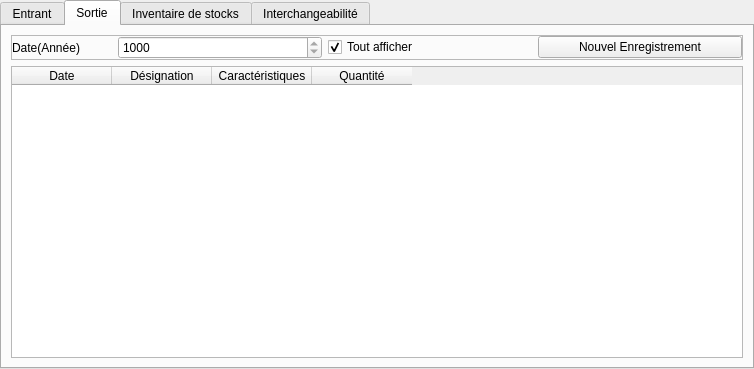
<?xml version="1.0" encoding="UTF-8"?>
<ui version="4.0">
 <class>StockController</class>
 <widget class="QWidget" name="StockController">
  <property name="geometry">
   <rect>
    <x>0</x>
    <y>0</y>
    <width>754</width>
    <height>369</height>
   </rect>
  </property>
  <property name="windowTitle">
   <string>Form</string>
  </property>
  <layout class="QHBoxLayout" name="horizontalLayout_5">
   <property name="spacing">
    <number>0</number>
   </property>
   <property name="leftMargin">
    <number>0</number>
   </property>
   <property name="topMargin">
    <number>0</number>
   </property>
   <property name="rightMargin">
    <number>0</number>
   </property>
   <property name="bottomMargin">
    <number>0</number>
   </property>
   <item>
    <widget class="QTabWidget" name="tabWidget">
     <property name="currentIndex">
      <number>1</number>
     </property>
     <widget class="QWidget" name="inTab">
      <attribute name="title">
       <string>Entrant</string>
      </attribute>
      <layout class="QVBoxLayout" name="verticalLayout_2">
       <item>
        <layout class="QHBoxLayout" name="horizontalLayout_2">
         <item>
          <widget class="QFrame" name="frame">
           <property name="frameShape">
            <enum>QFrame::StyledPanel</enum>
           </property>
           <property name="frameShadow">
            <enum>QFrame::Raised</enum>
           </property>
           <layout class="QHBoxLayout" name="horizontalLayout">
            <property name="spacing">
             <number>5</number>
            </property>
            <property name="leftMargin">
             <number>0</number>
            </property>
            <property name="topMargin">
             <number>0</number>
            </property>
            <property name="rightMargin">
             <number>0</number>
            </property>
            <property name="bottomMargin">
             <number>0</number>
            </property>
            <item>
             <widget class="QLabel" name="label">
              <property name="maximumSize">
               <size>
                <width>100</width>
                <height>16777215</height>
               </size>
              </property>
              <property name="text">
               <string>Date(Année)</string>
              </property>
             </widget>
            </item>
            <item>
             <widget class="QSpinBox" name="date_in_edit">
              <property name="readOnly">
               <bool>true</bool>
              </property>
              <property name="minimum">
               <number>1000</number>
              </property>
              <property name="maximum">
               <number>4000</number>
              </property>
             </widget>
            </item>
            <item>
             <widget class="QCheckBox" name="showInCheck">
              <property name="text">
               <string>Tout afficher</string>
              </property>
              <property name="checked">
               <bool>true</bool>
              </property>
             </widget>
            </item>
           </layout>
          </widget>
         </item>
         <item>
          <widget class="QPushButton" name="newBtn">
           <property name="text">
            <string>Nouvel enregistrement</string>
           </property>
          </widget>
         </item>
        </layout>
       </item>
       <item>
        <widget class="QTableWidget" name="inTable">
         <property name="wordWrap">
          <bool>false</bool>
         </property>
         <column>
          <property name="text">
           <string>Date</string>
          </property>
         </column>
         <column>
          <property name="text">
           <string>Désignation</string>
          </property>
         </column>
         <column>
          <property name="text">
           <string>Caractéristiques</string>
          </property>
         </column>
         <column>
          <property name="text">
           <string>Quantité</string>
          </property>
         </column>
         <column>
          <property name="text">
           <string>Prix unitaire</string>
          </property>
         </column>
         <column>
          <property name="text">
           <string>Montant total</string>
          </property>
         </column>
        </widget>
       </item>
      </layout>
     </widget>
     <widget class="QWidget" name="outTab">
      <attribute name="title">
       <string>Sortie</string>
      </attribute>
      <layout class="QVBoxLayout" name="verticalLayout">
       <item>
        <widget class="QFrame" name="frame_2">
         <property name="frameShape">
          <enum>QFrame::StyledPanel</enum>
         </property>
         <property name="frameShadow">
          <enum>QFrame::Raised</enum>
         </property>
         <layout class="QHBoxLayout" name="horizontalLayout_6">
          <property name="leftMargin">
           <number>0</number>
          </property>
          <property name="topMargin">
           <number>0</number>
          </property>
          <property name="rightMargin">
           <number>0</number>
          </property>
          <property name="bottomMargin">
           <number>0</number>
          </property>
          <item>
           <widget class="QLabel" name="label_3">
            <property name="maximumSize">
             <size>
              <width>100</width>
              <height>16777215</height>
             </size>
            </property>
            <property name="text">
             <string>Date(Année)</string>
            </property>
           </widget>
          </item>
          <item>
           <widget class="QSpinBox" name="date_out_edit">
            <property name="readOnly">
             <bool>true</bool>
            </property>
            <property name="minimum">
             <number>1000</number>
            </property>
            <property name="maximum">
             <number>4000</number>
            </property>
           </widget>
          </item>
          <item>
           <widget class="QCheckBox" name="showOutCheck">
            <property name="text">
             <string>Tout afficher</string>
            </property>
            <property name="checked">
             <bool>true</bool>
            </property>
           </widget>
          </item>
          <item>
           <widget class="QPushButton" name="newBtn_2">
            <property name="maximumSize">
             <size>
              <width>300</width>
              <height>16777215</height>
             </size>
            </property>
            <property name="text">
             <string>Nouvel Enregistrement</string>
            </property>
           </widget>
          </item>
         </layout>
        </widget>
       </item>
       <item>
        <widget class="QTableWidget" name="outTable">
         <column>
          <property name="text">
           <string>Date</string>
          </property>
         </column>
         <column>
          <property name="text">
           <string>Désignation</string>
          </property>
         </column>
         <column>
          <property name="text">
           <string>Caractéristiques</string>
          </property>
         </column>
         <column>
          <property name="text">
           <string>Quantité</string>
          </property>
         </column>
        </widget>
       </item>
      </layout>
     </widget>
     <widget class="QWidget" name="interTab">
      <attribute name="title">
       <string>Inventaire de stocks</string>
      </attribute>
      <layout class="QVBoxLayout" name="verticalLayout_3">
       <item>
        <layout class="QHBoxLayout" name="horizontalLayout_4">
         <item>
          <widget class="QComboBox" name="invCombo">
           <property name="enabled">
            <bool>false</bool>
           </property>
          </widget>
         </item>
         <item>
          <widget class="QCheckBox" name="showInvCheck">
           <property name="text">
            <string>Tout afficher</string>
           </property>
           <property name="checked">
            <bool>true</bool>
           </property>
          </widget>
         </item>
         <item>
          <widget class="QFrame" name="frame_3">
           <property name="frameShape">
            <enum>QFrame::StyledPanel</enum>
           </property>
           <property name="frameShadow">
            <enum>QFrame::Raised</enum>
           </property>
          </widget>
         </item>
        </layout>
       </item>
       <item>
        <widget class="QTableWidget" name="invtable">
         <column>
          <property name="text">
           <string>Désignation</string>
          </property>
         </column>
         <column>
          <property name="text">
           <string>Caractéristiques</string>
          </property>
         </column>
         <column>
          <property name="text">
           <string>Quantité entrants</string>
          </property>
         </column>
         <column>
          <property name="text">
           <string>Quantité sortants</string>
          </property>
         </column>
         <column>
          <property name="text">
           <string>Stock restant</string>
          </property>
         </column>
        </widget>
       </item>
      </layout>
     </widget>
     <widget class="QWidget" name="inverTab">
      <attribute name="title">
       <string>Interchangeabilité</string>
      </attribute>
     </widget>
    </widget>
   </item>
  </layout>
 </widget>
 <resources/>
 <connections/>
</ui>
